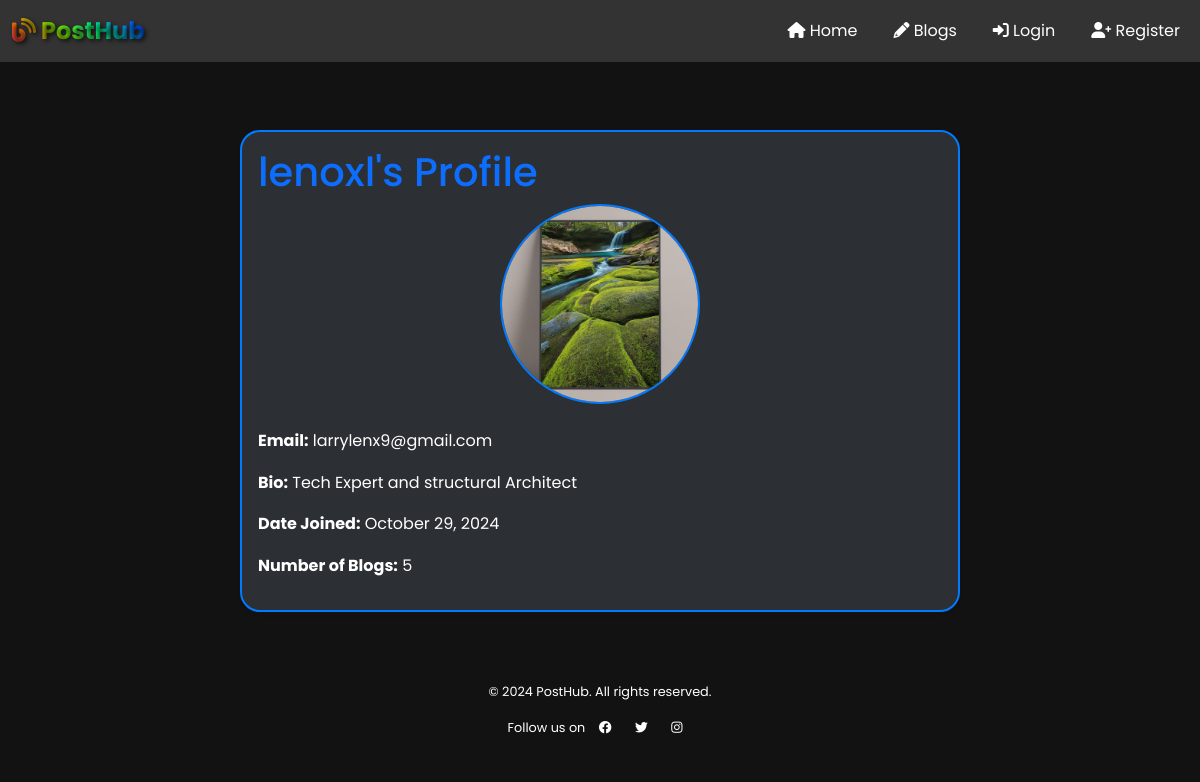
Page /author/1/ on the committed database.
### home/models.py (models this page shows, shortened)
class AuthorProfile(models.Model):
    user = models.OneToOneField(User, on_delete=models.CASCADE, related_name='profile')
    bio = models.TextField(blank=True)
    profile_picture = models.ImageField(upload_to='profile_pictures/', null=True, blank=True)
    verification_code = models.IntegerField(null=True, blank=True)  # Add this line

### home/views.py (the view)
# urls.py: path('author/<int:pk>/', views.AuthorProfileView.as_view(), name='author_profile'),
class AuthorProfileView(DetailView):
    model = User
    template_name = 'home/author_profile.html'
    context_object_name = 'author'
    def get_context_data(self, **kwargs):
        context = super().get_context_data(**kwargs)
        context['profile'] = get_object_or_404(AuthorProfile, user=self.object)
        return context

### home/templates/home/author_profile.html (shortened to what this page needs)
{% extends "layout.html" %}
{% block content %}
<div class="container py-5">
    <div class="row justify-content-center">
        <div class="col-lg-8">
            <div class="card shadow-sm animated-card">
                <div class="card-body">
                    <h1 class="card-title text-primary">{{ author.username }}'s Profile</h1>
                    {% if profile.profile_picture %}
                        <div class="text-center mb-4">
                            <img src="{{ profile.profile_picture.url }}" alt="{{ author.username }}'s Profile Picture" class="rounded-circle" style="max-width: 200px;">
                        </div>
                    {% endif %}
                    <p><strong>Email:</strong> {{ author.email }}</p>
                    <p><strong>Bio:</strong> {{ profile.bio }}</p>
                    <p><strong>Date Joined:</strong> {{ author.date_joined|date:"F j, Y" }}</p>
                    <p><strong>Number of Blogs:</strong> {{ author.blog_set.count }}</p>
                </div>
            </div>
        </div>
    </div>
</div>
{% endblock %}

### templates/layout.html (style rules this page uses)
body { background-color: #121212; color: #ffffff; font-family: "Poppins", sans-serif; }
.container { padding-top: 20px; animation: fadeIn 1.5s ease-in-out; }

### home/templates/home/author_profile.html (style rules this page uses)
.animated-card { background-color: #2c2f33; border: 2px solid #007bff; border-radius: 20px; animation: fadeInUp 0.6s ease-in-out; overflow: hidden; }
.card-title { margin-top: 0; }
.card-body { line-height: 1.6; color: #ffffff; }
.rounded-circle { border: 2px solid #007bff; }

### rows in the picture
AuthorProfile: profile_picture (picture), bio "Tech Expert and structural Architect"

### other values in the picture
{{ author.username }} "lenoxl"
{{ author.email }} "larrylenx9@gmail.com"
{{ author.date_joined|date:"F j, Y" }} "October 29, 2024"
{{ author.blog_set.count }} "5"
